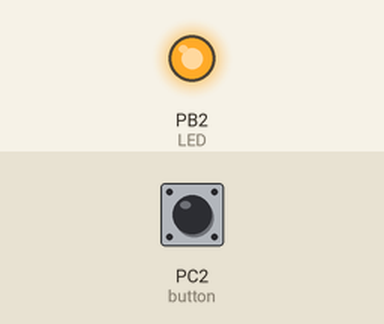
Recording of a program running on a simulated ATmega328P, built with avr-gcc and emulated at 16 MHz. Shown: output pins drawn as LEDs (lit = HIGH). The test bench sets the inputs (shaded band); at power-on: PC2 (button) HIGH.

Above: at 1.2 s.
1.3 s: PC2 (button) pulled LOW for 0.15 s
At 2.2 s:
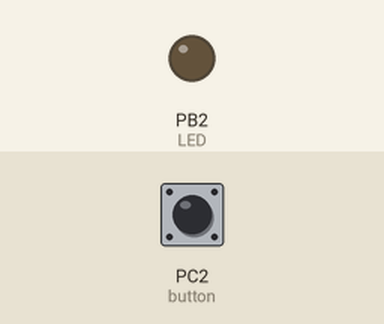
4.0 s: PC2 (button) pulled LOW for 3.2 s
At 8.1 s:
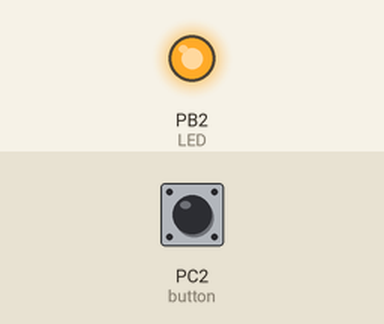
Timing chart, 0 to 9.6 s (numbered marks = the images above; inputs shaded):
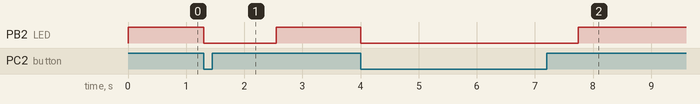

Measured:
- after the input at 1.3 s, PB2 (LED): HIGH → LOW at once, → HIGH 1.2 s later
- after the input at 4.0 s, PB2 (LED): HIGH → LOW at once, → HIGH 3.7 s later

The program:

main.c
```c
#define F_CPU 16000000UL
#include <avr/io.h>
#include <stdio.h>
#include <avr/interrupt.h>

int ovrflow = 0; // global ovrflow counter

int main(void)
{
	DDRB = (1<<DDB2); // Make PB2 Output
	DDRC = (0<<DDC2); // Make PC2 Input
	PORTB = (1<<DDB2); // Turn off LED
	PORTC = (1<<DDC2); // Turn on pull-up transistor
	TIMSK0 |= (1<<TOIE0); // Set up interrupt
	TCCR0A = 0; // Normal Mode
	sei();
	TCCR0B = 5; // Set prescaler to 1024
	while (1)
	{
		if (!(PINC & (1 << PINC2))) { // if button pressed
			PORTB ^= (1 << DDB2); // Turn on LED
			TCNT0 = 0;
			ovrflow = 0;
			while (!(PORTB & (1<<PORTB2))) {} // while on
		}
		ovrflow = 0;

	}
}

ISR (TIMER0_OVF_vect) {
	ovrflow++; //increment ovrflow
	if (ovrflow == 76) {
		TCNT0 = 0;
		while (TCNT0 < 75) {}
		PORTB ^= (1<<DDB2); // Turn off LED
	}
	TCNT0 = 0; //reset counter
}
```
